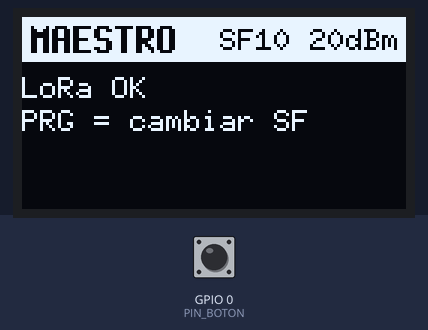
The sketch below on a simulated ESP32. On the bench: 128×64 one-colour display. The test bench sets the inputs (shaded band); at power-on: GPIO 0 (PIN_BOTON) HIGH. No radio packets arrive unless stated; what the sketch prints to the serial monitor is not drawn.

Above: at 0.5 s.
At 3.1 s:
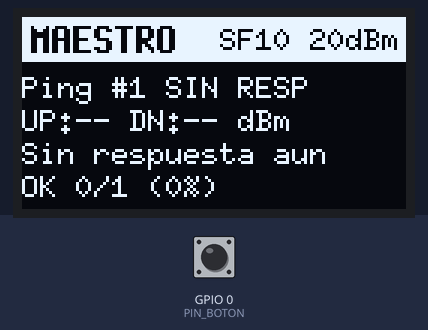
3.2 s: GPIO 0 (PIN_BOTON) pulled LOW for 0.15 s
At 4.1 s:
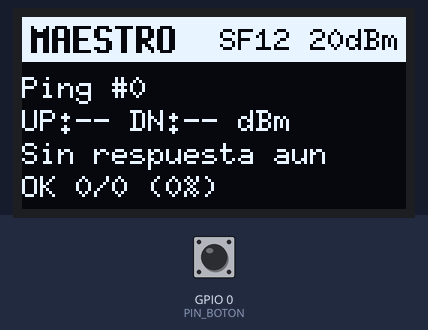
6.3 s: GPIO 0 (PIN_BOTON) pulled LOW for 1 s
At 8.3 s:
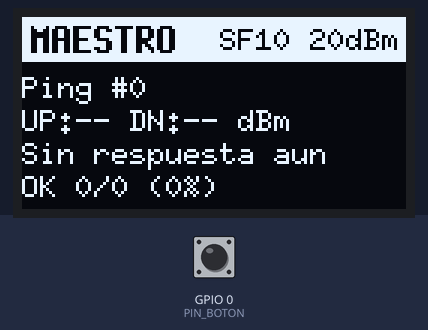
Timing chart, 0 to 9.8 s (numbered marks = the images above; inputs shaded):
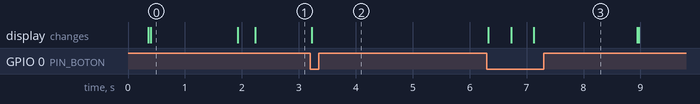

Measured:
- what the display in image 0 shows lasts 1.5 s, from 0.4 s to 1.9 s

The sketch:

LoRa_Alcance_Maestro.ino
```cpp
// LoRa - PRUEBA DE ALCANCE (ESP32 + SX1276, clon Heltec WiFi LoRa 32 V2)
//
// Dos placas: MAESTRO y REMOTO (mismo codigo, solo cambia ROL_MAESTRO).
//   MAESTRO: manda un "ping" cada cierto tiempo y espera el "pong".
//   REMOTO : recibe el ping, responde con el pong y cuenta los que se perdieron.
//
// Con esto se mide cada sentido por separado:
//   UP = el REMOTO oyo al MAESTRO (el ping)   DN = el MAESTRO oyo al REMOTO (el pong)
// Los resultados salen en la OLED de AMBAS placas (no hace falta laptop) y por Serial.
//
// Para ganar alcance a costa de velocidad se usa: potencia 20 dBm, BW 125 kHz,
// codificacion 4/8, preambulo largo y un Spreading Factor alto (SF10 por defecto).
// El boton PRG (GPIO0) cambia de perfil SF7 -> SF9 -> SF10 -> SF12. Hay que pulsarlo
// en AMBAS placas (con las dos cerca) para que usen el mismo perfil.
//
// Los tiempos (periodo del ping, espera del pong) se calculan solos segun el SF.
//
// Libreria: LoRa (Sandeep Mistry) y U8g2.

#include <SPI.h>
#include <LoRa.h>
#include <U8g2lib.h>

#define ROL_MAESTRO true      // true = MAESTRO, false = REMOTO

#define FRECUENCIA     915E6
#define POTENCIA_DBM   20     // maximo del SX1276 en PA_BOOST (17 es el valor por defecto)
#define ANCHO_BANDA    125E3
#define CODIF_CR       8      // 4/8 (mas robusto que 4/5)
#define PREAMBULO      12

const uint8_t PERFILES_SF[] = {7, 9, 10, 12};
const int N_PERFILES = sizeof(PERFILES_SF);
int perfil = 2;               // SF10 al arrancar

// Pines SX1276
#define LORA_SCK   5
#define LORA_MISO  19
#define LORA_MOSI  27
#define LORA_SS    18
#define LORA_RST   14
#define LORA_DIO0  26

// OLED SSD1306 (I2C)
#define OLED_SDA   4
#define OLED_SCL   15
#define OLED_RST   16

#define PIN_BOTON  0          // PRG

U8G2_SSD1306_128X64_NONAME_F_HW_I2C oled(U8G2_R0, OLED_RST, OLED_SCL, OLED_SDA);

#if ROL_MAESTRO
const char* ROL = "MAESTRO";
#else
const char* ROL = "REMOTO";
#endif

volatile bool rxPendiente = false;
void alRecibir(int size) { rxPendiente = true; }

unsigned long periodoMs = 2000;     // cada cuanto manda el MAESTRO
unsigned long timeoutMs = 2000;     // cuanto espera el MAESTRO el pong
unsigned long ultimoOled = 0, ultimoBoton = 0;

// ------------------------------------------------------------------
// Tiempo en el aire de un paquete (formula del datasheet del SX1276)
// ------------------------------------------------------------------
float tiempoAireMs(int bytes, int sf) {
  float ts = pow(2, sf) / ANCHO_BANDA * 1000.0;
  bool ldro = (sf >= 11 && ANCHO_BANDA <= 125E3);
  float num = 8.0 * bytes - 4.0 * sf + 28 + 16;          // CRC activado, cabecera explicita
  float den = 4.0 * (sf - (ldro ? 2 : 0));
  float simbolos = 8 + fmaxf(ceilf(num / den) * CODIF_CR, 0.0f);
  return (PREAMBULO + 4.25) * ts + simbolos * ts;
}

// ------------------------------------------------------------------
// Pantalla
// ------------------------------------------------------------------
void pantalla(const char* l1, const char* l2 = "", const char* l3 = "", const char* l4 = "") {
  char der[16];
  snprintf(der, sizeof(der), "SF%d %ddBm", PERFILES_SF[perfil], POTENCIA_DBM);

  oled.clearBuffer();
  oled.setDrawColor(1);
  oled.drawBox(0, 0, 128, 15);
  oled.setDrawColor(0);
  oled.setFont(u8g2_font_7x13B_tr);
  oled.drawStr(3, 12, ROL);
  oled.setFont(u8g2_font_6x10_tf);
  oled.drawStr(128 - 6 * strlen(der) - 2, 11, der);
  oled.setDrawColor(1);
  oled.drawStr(0, 27, l1);
  oled.drawStr(0, 38, l2);
  oled.drawStr(0, 49, l3);
  oled.drawStr(0, 60, l4);
  oled.sendBuffer();
}

// ------------------------------------------------------------------
// Estado de la prueba
// ------------------------------------------------------------------
#if ROL_MAESTRO
unsigned long seq = 0, enviados = 0, okPong = 0;
unsigned long tPing = 0, tUltimoPing = 0;
bool esperando = false;
int estado = 0;                     // 0 nada, 1 esperando, 2 OK, 3 sin respuesta
int upRssi = 0, dnRssi = 0;
float upSnr = 0, dnSnr = 0;
bool hayDatos = false;
#else
unsigned long ultimoSeq = 0, recibidos = 0, perdidos = 0;
unsigned long okA = 0, enviadosA = 0;     // lo que el MAESTRO dice haber recibido de mis pongs
unsigned long ultimoRx = 0;
int rssi = 0;
float snr = 0;
bool hayDatos = false;
#endif

void reiniciarEstadisticas() {
#if ROL_MAESTRO
  seq = enviados = okPong = 0;
  esperando = false;
  estado = 0;
  hayDatos = false;
  tUltimoPing = millis();
#else
  ultimoSeq = recibidos = perdidos = okA = enviadosA = 0;
  hayDatos = false;
  ultimoRx = millis();
#endif
}

void aplicarPerfil() {
  int sf = PERFILES_SF[perfil];
  LoRa.idle();
  LoRa.setSpreadingFactor(sf);
  LoRa.setSignalBandwidth(ANCHO_BANDA);
  LoRa.setCodingRate4(CODIF_CR);
  LoRa.setPreambleLength(PREAMBULO);
  LoRa.setSyncWord(0x12);
  LoRa.setTxPower(POTENCIA_DBM, PA_OUTPUT_PA_BOOST_PIN);
  LoRa.enableCrc();
  LoRa.receive();

  // Paquetes de ~24 bytes. Periodo = ida + vuelta + margen.
  float aire = tiempoAireMs(24, sf);
  periodoMs = max(1500.0f, 2 * aire + 700);
  timeoutMs = aire + 150 + 600;       // 150 ms = pausa del REMOTO antes de responder

  reiniciarEstadisticas();
  Serial.printf("# Perfil SF%d | %d dBm | BW %.0f kHz | CR 4/%d | aire(24B)=%.0f ms | periodo=%lu ms\n",
                sf, POTENCIA_DBM, ANCHO_BANDA / 1000, CODIF_CR, aire, periodoMs);
}

// ------------------------------------------------------------------
// MAESTRO
// ------------------------------------------------------------------
#if ROL_MAESTRO
void actualizarOled() {
  char b1[32], b2[32], b3[32], b4[32];
  const char* txt = estado == 1 ? "..." : estado == 2 ? "OK" : estado == 3 ? "SIN RESP" : "";
  snprintf(b1, sizeof(b1), "Ping #%lu %s", seq, txt);
  if (hayDatos) {
    snprintf(b2, sizeof(b2), "UP:%d DN:%d dBm", upRssi, dnRssi);
    snprintf(b3, sizeof(b3), "SNR UP:%.1f DN:%.1f", upSnr, dnSnr);
  } else {
    snprintf(b2, sizeof(b2), "UP:-- DN:-- dBm");
    snprintf(b3, sizeof(b3), "Sin respuesta aun");
  }
  unsigned long pct = enviados ? (okPong * 100 / enviados) : 0;
  snprintf(b4, sizeof(b4), "OK %lu/%lu (%lu%%)", okPong, enviados, pct);
  pantalla(b1, b2, b3, b4);
}

void enviarPing() {
  char buf[32];
  seq++;
  snprintf(buf, sizeof(buf), "P,%lu,%lu,%lu", seq, okPong, enviados);   // incluye mis estadisticas
  LoRa.beginPacket();
  LoRa.print(buf);
  LoRa.endPacket();                  // bloqueante: es corto
  LoRa.receive();
  enviados++;
  esperando = true;
  estado = 1;
  tPing = tUltimoPing = millis();
  actualizarOled();
}

void procesarRx() {
  String s = "";
  while (LoRa.available()) s += (char)LoRa.read();
  int r = LoRa.packetRssi();
  float n = LoRa.packetSnr();

  unsigned long sq; int upR, upN;
  if (sscanf(s.c_str(), "R,%lu,%d,%d", &sq, &upR, &upN) == 3 && esperando && sq == seq) {
    esperando = false;
    estado = 2;
    okPong++;
    hayDatos = true;
    upRssi = upR;  upSnr = upN / 10.0;
    dnRssi = r;    dnSnr = n;
    Serial.printf("%lu,OK,%d,%.1f,%d,%.1f\n", seq, upRssi, upSnr, dnRssi, dnSnr);
    actualizarOled();
  }
}

void bucle() {
  unsigned long ahora = millis();
  if (!esperando && ahora - tUltimoPing >= periodoMs) enviarPing();
  if (rxPendiente) { rxPendiente = false; procesarRx(); }
  if (esperando && ahora - tPing > timeoutMs) {
    esperando = false;
    estado = 3;
    Serial.printf("%lu,PERDIDO\n", seq);
    actualizarOled();
  }
}

// ------------------------------------------------------------------
// REMOTO
// ------------------------------------------------------------------
#else
void actualizarOled() {
  char b1[32], b2[32], b3[32], b4[32];
  unsigned long edad = (millis() - ultimoRx) / 1000;
  bool sinSenal = (millis() - ultimoRx) > (3 * periodoMs + 2000);

  if (!hayDatos) {
    pantalla("Esperando ping...", "", "", sinSenal ? "Revisa el perfil SF" : "");
    return;
  }
  snprintf(b1, sizeof(b1), "Rx #%lu RSSI:%d", ultimoSeq, rssi);
  snprintf(b2, sizeof(b2), "SNR:%.1f Perd:%lu", snr, perdidos);
  snprintf(b3, sizeof(b3), "Maestro oye:%lu/%lu", okA, enviadosA);
  unsigned long total = recibidos + perdidos;
  unsigned long pct = total ? (recibidos * 100 / total) : 0;
  if (sinSenal) snprintf(b4, sizeof(b4), "SIN SENAL %lus", edad);
  else          snprintf(b4, sizeof(b4), "Hace %lus  %lu%% ok", edad, pct);
  pantalla(b1, b2, b3, b4);
}

void procesarRx() {
  String s = "";
  while (LoRa.available()) s += (char)LoRa.read();
  int r = LoRa.packetRssi();
  float n = LoRa.packetSnr();

  unsigned long sq, ok, env;
  if (sscanf(s.c_str(), "P,%lu,%lu,%lu", &sq, &ok, &env) != 3) return;

  if (!hayDatos || sq <= ultimoSeq) {        // primer ping, o el maestro reinicio la cuenta
    recibidos = perdidos = 0;
  } else {
    perdidos += sq - ultimoSeq - 1;          // huecos en la secuencia = pings perdidos
  }
  recibidos++;
  ultimoSeq = sq;
  rssi = r;  snr = n;
  okA = ok;  enviadosA = env;
  ultimoRx = millis();
  hayDatos = true;

  // Responder con el pong, que lleva como oi el ping
  delay(150);
  char buf[32];
  snprintf(buf, sizeof(buf), "R,%lu,%d,%d", sq, r, (int)lroundf(n * 10));
  LoRa.beginPacket();
  LoRa.print(buf);
  LoRa.endPacket();
  LoRa.receive();

  Serial.printf("%lu,RX,%d,%.1f,perdidos=%lu\n", sq, r, n, perdidos);
  actualizarOled();
}

void bucle() {
  if (rxPendiente) { rxPendiente = false; procesarRx(); }
}
#endif

// ------------------------------------------------------------------
void setup() {
  Serial.begin(115200);
  delay(300);
  Serial.printf("# == LoRa ALCANCE: %s ==\n", ROL);
  pinMode(PIN_BOTON, INPUT_PULLUP);

  oled.begin();
  pantalla("Iniciando LoRa...");

  SPI.begin(LORA_SCK, LORA_MISO, LORA_MOSI, LORA_SS);
  LoRa.setPins(LORA_SS, LORA_RST, LORA_DIO0);
  if (!LoRa.begin(FRECUENCIA)) {
    Serial.println("# ERROR: no se pudo iniciar LoRa");
    pantalla("ERROR LoRa", "Revisa pines", "y antena");
    while (true) delay(1000);
  }
  LoRa.onReceive(alRecibir);
  aplicarPerfil();
  pantalla("LoRa OK", "PRG = cambiar SF");
  delay(1500);
  actualizarOled();
}

void loop() {
  // Boton PRG: siguiente perfil (pulsar en AMBAS placas)
  if (digitalRead(PIN_BOTON) == LOW && millis() - ultimoBoton > 400) {
    ultimoBoton = millis();
    perfil = (perfil + 1) % N_PERFILES;
    aplicarPerfil();
    actualizarOled();
  }

  bucle();

  if (millis() - ultimoOled >= 500) {
    ultimoOled = millis();
    actualizarOled();
  }
}
```
